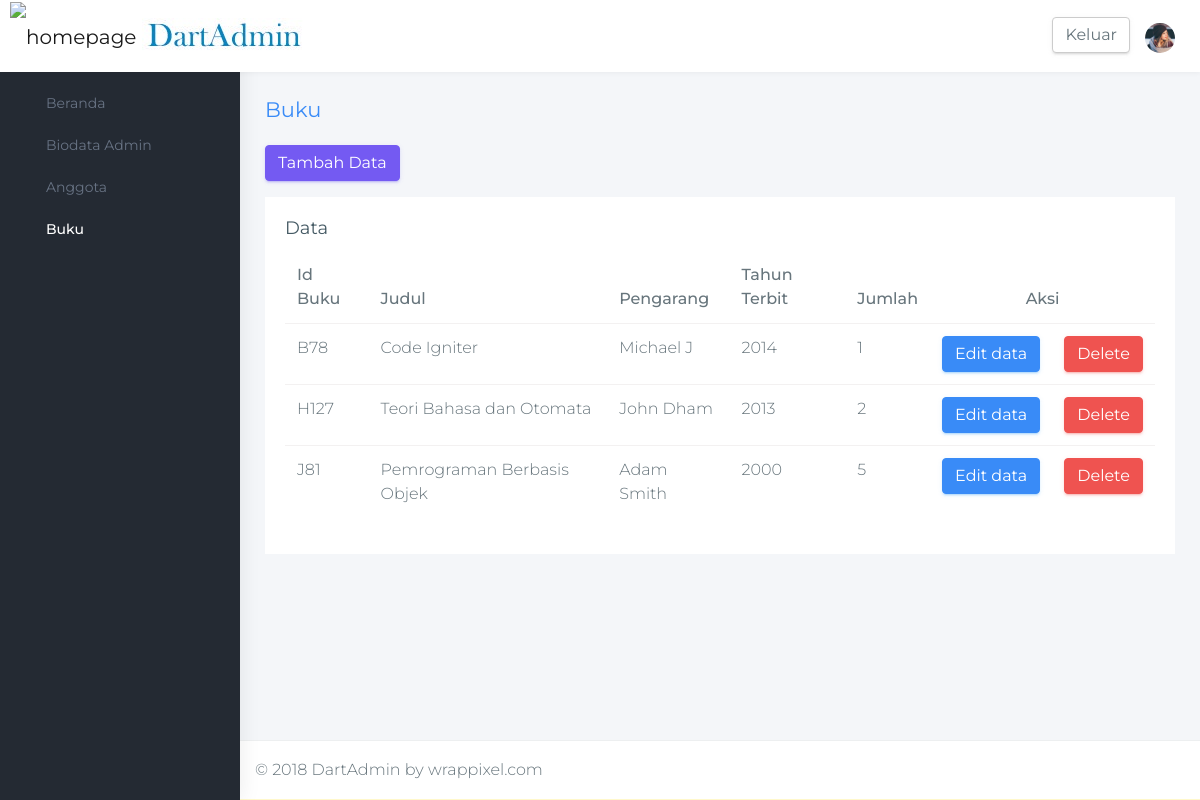
The app's page /index.php/buku with its own data.
### tables this page shows
CREATE TABLE `data_buku` (
  `id_buku` varchar(11) NOT NULL,
  `judul` varchar(100) NOT NULL,
  `pengarang` varchar(50) NOT NULL,
  `tahun_terbit` int(11) NOT NULL,
  `jumlah` int(11) NOT NULL
);

### application/controllers/Buku.php (called while the page is built, shortened)
<?php
class Buku extends CI_Controller {
	public function __construct()
    {
        $this->load->model('model_buku');
    }
	public function index()
	{
		$data['module'] = 'buku/view_buku';
		$data['query'] = $this->model_buku->tampil_data();
		$this->load->view('index', $data);
	}
}

### index.php (called while the page is built, shortened)
<?php
require_once BASEPATH.'core/CodeIgniter.php';

### application/models/model_buku.php (called while the page is built, shortened)
<?php
class model_buku extends CI_Model
{
    function tampil_data() {
        return $this->db->get('data_buku')->result();
    }
}

### application/views/buku/view_buku.php (the view, shortened to what this page needs)
<div class="row page-titles">
    <div class="col-md-5 align-self-center">
        <h3 class="text-themecolor">Buku</h3>
    </div>
</div>
 <div class="row">
    <div class="col-lg-12">
        <a href="<?php echo base_url('index.php/buku/tambah_data') ?>" class="btn btn-primary mb-3">Tambah Data</a>
        <div class="card">
            <div class="card-body">
                <h4 class="card-title">Data</h4>
                <div class="table-responsive">
                    <table class="table">
                        <thead>
                            <tr>
                                <th>Id Buku</th>
                                <th>Judul</th>
                                <th>Pengarang</th>
                                <th>Tahun Terbit</th>
                                <th>Jumlah</th>
                                <th colspan="2" class="text-center">Aksi</th>
                            </tr>
                        </thead>
                        <tbody>
                            <?php foreach ($query as $buku): ?>
                                <tr>
                                    <td><?php echo $buku->id_buku ?></td>
                                    <td><?php echo $buku->judul ?></td>
                                    <td><?php echo $buku->pengarang ?></td>
                                    <td><?php echo $buku->tahun_terbit ?></td>
                                    <td><?php echo $buku->jumlah ?></td>
                                    <td><a href="<?= base_url('index.php/buku/edit_data/' . $buku->id_buku) ?>" class="btn btn-info">Edit data</a></td>
                                    <td>
                                        <form action="<?php echo base_url('index.php/buku/hapus_data') ?>" method="post">
                                            <button type="submit" class="btn btn-danger" onclick="return confirm('Anda yakin ingin menghapus data ini?')">Delete</button>
                                        </form>
                                    </td>
                                </tr>
                            <?php endforeach ?>
                        </tbody>
                    </table>
                </div>
            </div>
        </div>
    </div>
</div>

### css/colors/default-dark.css (style rules this page uses)
a { color: #398bf7; }
.text-themecolor { color: #398bf7 !important; }

### records on screen
data_buku: id_buku "B78", judul "Code Igniter", pengarang "Michael J", tahun_terbit "2014", jumlah "1"
data_buku: id_buku "H127", judul "Teori Bahasa dan Otomata", pengarang "John Dham", tahun_terbit "2013", jumlah "2"
data_buku: id_buku "J81", judul "Pemrograman Berbasis Objek", pengarang "Adam Smith", tahun_terbit "2000", jumlah "5"
